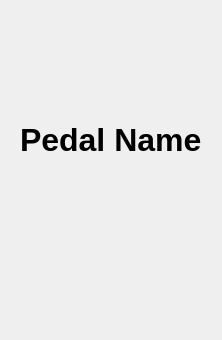
<?xml version="1.0" encoding="UTF-8"?>
<ui version="4.0">
 <class>PedalWidget</class>
 <widget class="QFrame" name="PedalWidget">
  <property name="geometry">
   <rect>
    <x>0</x>
    <y>0</y>
    <width>219</width>
    <height>340</height>
   </rect>
  </property>
  <property name="maximumSize">
   <size>
    <width>16777215</width>
    <height>16777215</height>
   </size>
  </property>
  <property name="windowTitle">
   <string>Frame</string>
  </property>
  <layout class="QVBoxLayout" name="verticalLayout">
   <property name="spacing">
    <number>20</number>
   </property>
   <property name="leftMargin">
    <number>20</number>
   </property>
   <property name="topMargin">
    <number>40</number>
   </property>
   <property name="rightMargin">
    <number>20</number>
   </property>
   <property name="bottomMargin">
    <number>20</number>
   </property>
   <item alignment="Qt::AlignHCenter">
    <widget class="EditableLabelWidget" name="pedal_name_label">
     <property name="sizePolicy">
      <sizepolicy hsizetype="Preferred" vsizetype="Fixed">
       <horstretch>0</horstretch>
       <verstretch>0</verstretch>
      </sizepolicy>
     </property>
     <property name="minimumSize">
      <size>
       <width>0</width>
       <height>40</height>
      </size>
     </property>
     <property name="maximumSize">
      <size>
       <width>16777215</width>
       <height>40</height>
      </size>
     </property>
     <property name="font">
      <font>
       <pointsize>24</pointsize>
       <bold>true</bold>
      </font>
     </property>
     <property name="text">
      <string>Pedal Name</string>
     </property>
    </widget>
   </item>
   <item>
    <layout class="QGridLayout" name="knob_layout">
     <property name="sizeConstraint">
      <enum>QLayout::SetDefaultConstraint</enum>
     </property>
     <property name="leftMargin">
      <number>20</number>
     </property>
     <property name="topMargin">
      <number>0</number>
     </property>
     <property name="rightMargin">
      <number>20</number>
     </property>
     <property name="bottomMargin">
      <number>60</number>
     </property>
     <property name="horizontalSpacing">
      <number>10</number>
     </property>
     <property name="verticalSpacing">
      <number>0</number>
     </property>
    </layout>
   </item>
   <item>
    <layout class="QGridLayout" name="footswitch_layout">
     <property name="leftMargin">
      <number>20</number>
     </property>
     <property name="rightMargin">
      <number>20</number>
     </property>
     <property name="bottomMargin">
      <number>20</number>
     </property>
     <property name="horizontalSpacing">
      <number>10</number>
     </property>
     <property name="verticalSpacing">
      <number>0</number>
     </property>
    </layout>
   </item>
   <item>
    <spacer name="verticalSpacer">
     <property name="orientation">
      <enum>Qt::Vertical</enum>
     </property>
     <property name="sizeType">
      <enum>QSizePolicy::Maximum</enum>
     </property>
     <property name="sizeHint" stdset="0">
      <size>
       <width>0</width>
       <height>0</height>
      </size>
     </property>
    </spacer>
   </item>
  </layout>
 </widget>
 <customwidgets>
  <customwidget>
   <class>EditableLabelWidget</class>
   <extends>QLabel</extends>
   <header>pyfx.widgets.editable_label_widget</header>
  </customwidget>
 </customwidgets>
 <resources/>
 <connections/>
</ui>
